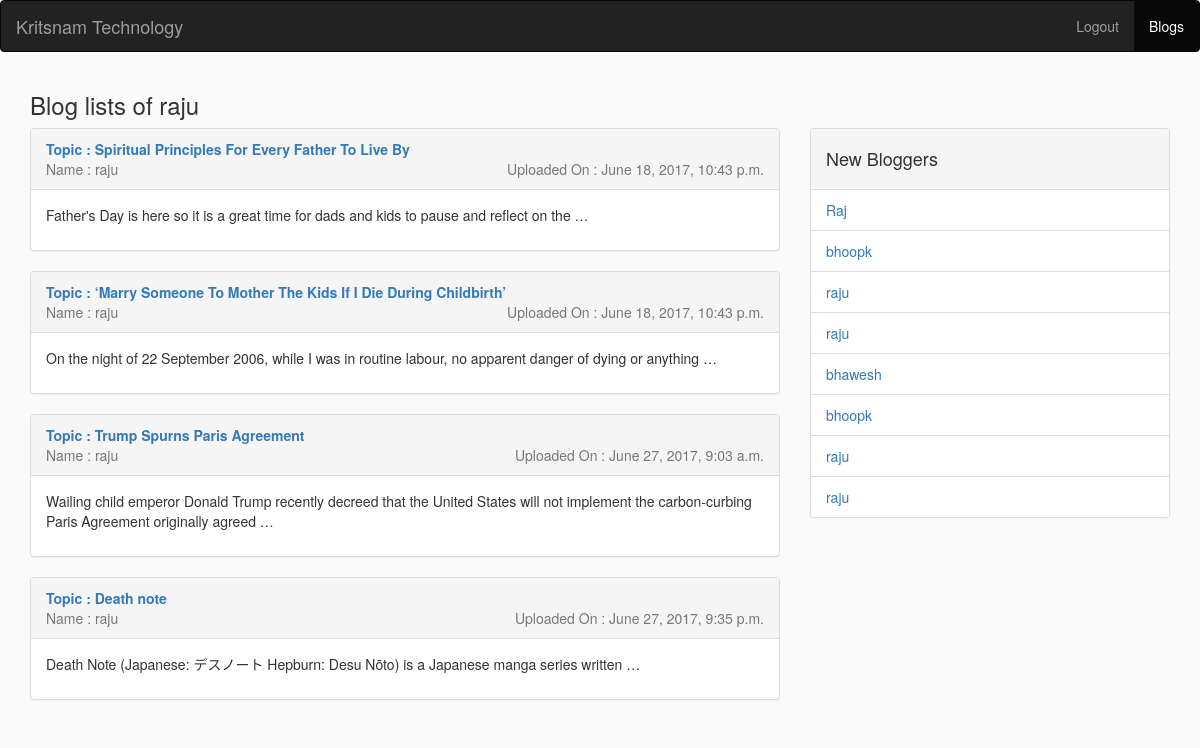
/bloggers/raju/, run on the app's committed database.
### blogs/models.py (models this page shows, shortened)
class Blogs(models.Model):
	name = models.CharField(max_length=20)
	topic = models.CharField(max_length=100)
	content = models.TextField()
	uploadtime = models.DateTimeField(default="nothing")
	tags = TaggableManager()

### blogs/views.py (the view)
# urls.py: url(r'^bloggers/(?P<name>.+)/$',views.bloggers,name='bloggers'),
def bloggers(request,name):
		all_blogs = Blogs.objects.filter(name=name);
		bloglist = Blogs.objects.all();
		return render(request,'blogs/bloggers.html',{'bloglist':bloglist,'blogs':all_blogs,'blogger':name})

### blogs/templates/blogs/bloggers.html (shortened to what this page needs)
{% load staticfiles %}
{% load markdown_deux_tags %}
{% load taggit_templatetags2_tags %}
<link rel="stylesheet" href="https://maxcdn.bootstrapcdn.com/bootstrap/3.3.7/css/bootstrap.min.css">
<link rel="stylesheet" type="text/css" href="{% static 'blogs/stylesheet/style.css' %}">
<nav class="navbar navbar-inverse">
  <div class="container-fluid">
    <div class="navbar-header">
      <a class="navbar-brand" href="/">Kritsnam Technology</a>
    </div>
    <ul class="nav navbar-nav navbar-right">
      <li class=""><a href="/logout">Logout</a></li>
      <li class="active"><a href="/blogs">Blogs</a></li>
    </ul>
  </div>
</nav>
<div class="container">
    <div class="row">
        <div class="col-sm-12">
        <h3>Blog lists of {{blogger}}</h3>
        </div>
    </div>
    <div class="row">
        <div class="col-md-8">
        {% if blogs  %}
            {% for blog in blogs %}
                <div class="panel panel-default">
                    <div class="panel-heading">
                        <strong><a href="/blogs/{{blog.topic}}">Topic : {{blog.topic}}</a></strong><br>
                        <span class="text-muted">Name : {{blog.name}}</</span>
                        <span style="float: right;" class="text-muted">Uploaded On : {{blog.uploadtime}}</</span>
                    </div>
                    <div class="panel-body">
                        {{ blog.content| markdown |truncatewords:20 }}
                    </div>
                </div>
            {% endfor %}
        {% else %}
            <div class="alert alert-success">
              <strong>No blogs uploaded by {{blogger}} .......</strong>
            </div>
        {% endif %}
        </div>
        <div class="col-md-4">
            <div class="panel panel-default">
                <div class="panel-heading">
                    <h4>New Bloggers</h4>
                </div>
                <ul class="list-group">
                {% for blogger in bloglist %}
                    <li class="list-group-item"><a href="/bloggers/{{blogger.name}}">{{blogger.name}}</a></li>
                {% endfor %}
                </ul>
            </div>
        </div>
    </div>
</div>

### data on the page
Blogs: topic "Spiritual Principles For Every Father To Live By", name "raju", uploadtime "June 18, 2017, 10:43 p.m.", content "Father's Day is here so it is a great time for dads and kids to pause and reflect on the …"
Blogs: topic "‘Marry Someone To Mother The Kids If I Die During Childbirth’", name "raju", uploadtime "June 18, 2017, 10:43 p.m.", content "On the night of 22 September 2006, while I was in routine labour, no apparent danger of dying or anything …"
Blogs: topic "Trump Spurns Paris Agreement", name "raju", uploadtime "June 27, 2017, 9:03 a.m.", content "Wailing child emperor Donald Trump recently decreed that the United States will not implement the carbon-curbing Paris Agreement originally agreed …"
Blogs: topic "Death note", name "raju", uploadtime "June 27, 2017, 9:35 p.m.", content "Death Note (Japanese: デスノート Hepburn: Desu Nōto) is a Japanese manga series written …"
Blogs: name "Raj"
Blogs: name "bhoopk"
Blogs: name "bhawesh"
Blogs: name "bhoopk"

### other printed values
{{ blogger }} "raju"
